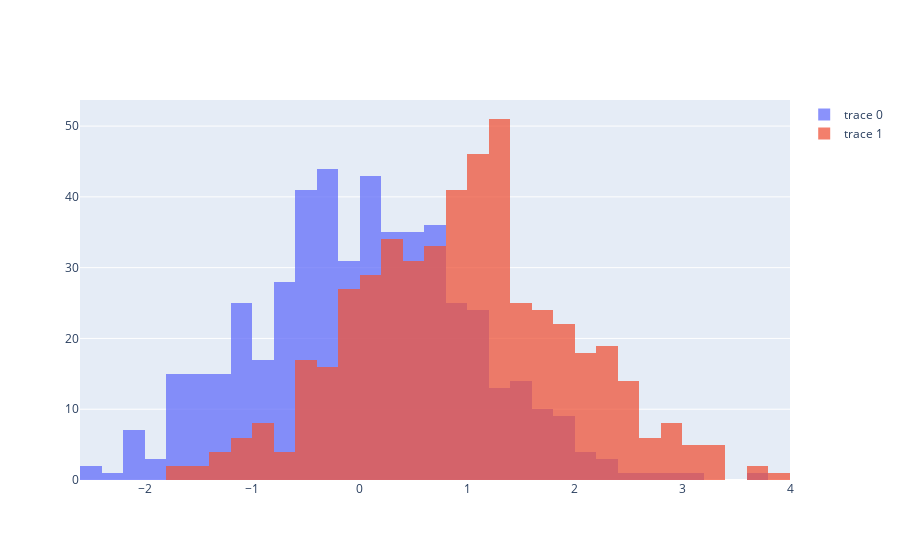

The cell this chart's notebook holds for it:
### Markdown cell above
Como o gráfico anterior fica difícil de ver podemos ajustar o layout para Overlay e colocando uma opacidade para facilitar a visão dos dados

### Code cell
fig = go.Figure()
fig.add_trace(go.Histogram(x=x))
fig.add_trace(go.Histogram(x=x1))
fig.update_layout(barmode='overlay')
fig.update_traces(opacity=0.75)
fig.show()

### Figure 1 — Plotly figure (JSON) as saved in the notebook; plotly's stock layout.template omitted (floating-point values rounded to 4 significant figures; data arrays with more than 128 entries replaced by an {"elided": "..."} marker saying what was removed)
{"data": [{"opacity": 0.75, "type": "histogram", "x": {"elided": "500 float values"}}, {"opacity": 0.75, "type": "histogram", "x": {"elided": "500 float values"}}], "layout": {"barmode": "overlay"}}
